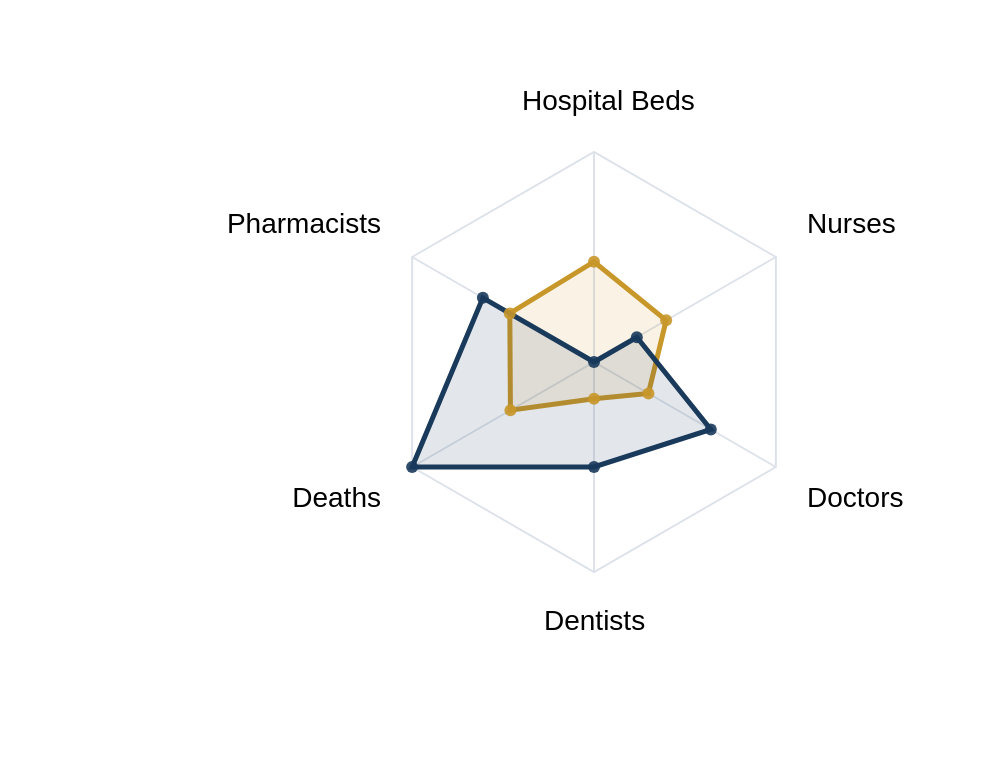

Vega-Lite specification stored for this chart:
### Vega specification from a JSON file in a GitHub repository (floating-point values rounded to 4 significant figures)
{"$schema": "https://vega.github.io/schema/vega/v5.json", "width": 500, "height": 385, "padding": {"top": 0, "left": 20, "right": 110, "bottom": 0}, "autosize": {"type": "fit", "contains": "padding"}, "signals": [{"name": "stateA", "value": "Sarawak"}, {"name": "stateB", "value": "Selangor"}], "data": [{"name": "raw", "values": [{"state": "Johor", "key": "Pharmacists", "value": 0.2963}, {"state": "Kedah", "key": "Pharmacists", "value": 0.4259}, {"state": "Kelantan", "key": "Pharmacists", "value": 0.3148}, {"state": "Melaka", "key": "Pharmacists", "value": 0.5556}, {"state": "Negeri Sembilan", "key": "Pharmacists", "value": 0.6481}, {"state": "Pahang", "key": "Pharmacists", "value": 0.463}, {"state": "Perak", "key": "Pharmacists", "value": 0.5741}, {"state": "Perlis", "key": "Pharmacists", "value": 0.7593}, {"state": "Pulau Pinang", "key": "Pharmacists", "value": 1.0}, {"state": "Sabah", "key": "Pharmacists", "value": 0.0}, {"state": "Sarawak", "key": "Pharmacists", "value": 0.463}, {"state": "Selangor", "key": "Pharmacists", "value": 0.6111}, {"state": "Terengganu", "key": "Pharmacists", "value": 0.4815}, {"state": "Johor", "key": "Hospital Beds", "value": 0.208}, {"state": "Kedah", "key": "Hospital Beds", "value": 0.166}, {"state": "Kelantan", "key": "Hospital Beds", "value": 0.4272}, {"state": "Melaka", "key": "Hospital Beds", "value": 0.2804}, {"state": "Negeri Sembilan", "key": "Hospital Beds", "value": 0.4446}, {"state": "Pahang", "key": "Hospital Beds", "value": 0.4547}, {"state": "Pulau Pinang", "key": "Hospital Beds", "value": 0.1195}, {"state": "Perak", "key": "Hospital Beds", "value": 1.0}, {"state": "Perlis", "key": "Hospital Beds", "value": 0.5376}, {"state": "Selangor", "key": "Hospital Beds", "value": 0.0}, {"state": "Terengganu", "key": "Hospital Beds", "value": 0.2929}, {"state": "Sabah", "key": "Hospital Beds", "value": 0.2494}, {"state": "Sarawak", "key": "Hospital Beds", "value": 0.4774}, {"state": "Johor", "key": "Nurses", "value": 0.09504}, {"state": "Kedah", "key": "Nurses", "value": 0.2149}, {"state": "Kelantan", "key": "Nurses", "value": 0.4215}, {"state": "Melaka", "key": "Nurses", "value": 0.686}, {"state": "Negeri Sembilan", "key": "Nurses", "value": 0.4628}, {"state": "Pahang", "key": "Nurses", "value": 0.5702}, {"state": "Perak", "key": "Nurses", "value": 0.4504}, {"state": "Perlis", "key": "Nurses", "value": 0.4959}, {"state": "Pulau Pinang", "key": "Nurses", "value": 1.0}, {"state": "Sabah", "key": "Nurses", "value": 0.0}, {"state": "Sarawak", "key": "Nurses", "value": 0.3967}, {"state": "Selangor", "key": "Nurses", "value": 0.2355}, {"state": "Terengganu", "key": "Nurses", "value": 0.4587}, {"state": "Johor", "key": "Doctors", "value": 0.2847}, {"state": "Kedah", "key": "Doctors", "value": 0.365}, {"state": "Kelantan", "key": "Doctors", "value": 0.8905}, {"state": "Melaka", "key": "Doctors", "value": 0.9124}, {"state": "Negeri Sembilan", "key": "Doctors", "value": 1.0}, {"state": "Pahang", "key": "Doctors", "value": 0.7226}, {"state": "Perak", "key": "Doctors", "value": 0.6204}, {"state": "Perlis", "key": "Doctors", "value": 0.9562}, {"state": "Pulau Pinang", "key": "Doctors", "value": 0.8321}, {"state": "Sabah", "key": "Doctors", "value": 0.0}, {"state": "Sarawak", "key": "Doctors", "value": 0.2993}, {"state": "Selangor", "key": "Doctors", "value": 0.6423}, {"state": "Terengganu", "key": "Doctors", "value": 0.7299}, {"state": "Johor", "key": "Dentists", "value": 0.3}, {"state": "Kedah", "key": "Dentists", "value": 0.325}, {"state": "Kelantan", "key": "Dentists", "value": 0.55}, {"state": "Melaka", "key": "Dentists", "value": 0.8}, {"state": "Negeri Sembilan", "key": "Dentists", "value": 0.75}, {"state": "Pahang", "key": "Dentists", "value": 0.75}, {"state": "Perak", "key": "Dentists", "value": 0.35}, {"state": "Perlis", "key": "Dentists", "value": 1.0}, {"state": "Pulau Pinang", "key": "Dentists", "value": 0.65}, {"state": "Sabah", "key": "Dentists", "value": 0.0}, {"state": "Sarawak", "key": "Dentists", "value": 0.175}, {"state": "Selangor", "key": "Dentists", "value": 0.5}, {"state": "Terengganu", "key": "Dentists", "value": 0.725}, {"state": "Johor", "key": "Deaths", "value": 0.5946}, {"state": "Kedah", "key": "Deaths", "value": 0.1622}, {"state": "Kelantan", "key": "Deaths", "value": 0.4865}, {"state": "Melaka", "key": "Deaths", "value": 0.5946}, {"state": "Negeri Sembilan", "key": "Deaths", "value": 0.4054}, {"state": "Pahang", "key": "Deaths", "value": 0.4865}, {"state": "Perak", "key": "Deaths", "value": 0.0}, {"state": "Perlis", "key": "Deaths", "value": 0.2162}, {"state": "Pulau Pinang", "key": "Deaths", "value": 0.3514}, {"state": "Sabah", "key": "Deaths", "value": 0.973}, {"state": "Sarawak", "key": "Deaths", "value": 0.4595}, {"state": "Selangor", "key": "Deaths", "value": 1.0}, {"state": "Terengganu", "key": "Deaths", "value": 0.4595}]}, {"name": "tableA", "source": "raw", "transform": [{"type": "filter", "expr": "datum.state === stateA"}, {"type": "formula", "as": "category", "expr": "0"}]}, {"name": "tableB", "source": "raw", "transform": [{"type": "filter", "expr": "datum.state === stateB"}, {"type": "formula", "as": "category", "expr": "1"}]}, {"name": "table", "source": ["tableA", "tableB"]}, {"name": "keys", "source": "table", "transform": [{"type": "aggregate", "groupby": ["key"]}]}], "scales": [{"name": "angular", "type": "point", "range": {"signal": "[-PI, PI]"}, "padding": 0.5, "domain": {"data": "table", "field": "key"}}, {"name": "radial", "type": "linear", "range": {"signal": "[0, 105]"}, "zero": true, "nice": false, "domain": [0, 1], "domainMin": 0}, {"name": "color", "type": "ordinal", "domain": [0, 1], "range": ["#c8972a", "#1a3a5c"]}], "encode": {"enter": {"x": {"signal": "width/2"}, "y": {"signal": "height/2 -80"}}}, "marks": [{"type": "group", "name": "chart-group", "zindex": 1, "from": {"facet": {"data": "table", "name": "facet", "groupby": ["category"]}}, "marks": [{"type": "line", "from": {"data": "facet"}, "encode": {"enter": {"interpolate": {"value": "linear-closed"}, "x": {"signal": "scale('radial', datum.value) * cos(scale('angular', datum.key))"}, "y": {"signal": "scale('radial', datum.value) * sin(scale('angular', datum.key))"}, "stroke": {"scale": "color", "field": "category"}, "strokeWidth": {"value": 2.5}, "fill": {"scale": "color", "field": "category"}, "fillOpacity": {"value": 0.12}}}}]}, {"type": "rule", "name": "radial-grid", "from": {"data": "keys"}, "zindex": 0, "encode": {"enter": {"x": {"value": 0}, "y": {"value": 0}, "x2": {"signal": "105 * cos(scale('angular', datum.key))"}, "y2": {"signal": "105 * sin(scale('angular', datum.key))"}, "stroke": {"value": "#dde2ea"}, "strokeWidth": {"value": 1}}}}, {"type": "line", "name": "outer-line", "from": {"data": "radial-grid"}, "encode": {"enter": {"interpolate": {"value": "linear-closed"}, "x": {"field": "x2"}, "y": {"field": "y2"}, "stroke": {"value": "#dde2ea"}, "strokeWidth": {"value": 1}}}}, {"type": "text", "name": "key-label", "from": {"data": "keys"}, "zindex": 1, "encode": {"enter": {"x": {"signal": "(datum.key === 'Hospital Beds' ? -36 : datum.key === 'Dentists' ? -25 : 0) + (105 + 18) * cos(scale('angular', datum.key))"}, "y": {"signal": "(105 + 18) * sin(scale('angular', datum.key))"}, "text": {"field": "key"}, "align": [{"test": "abs(scale('angular', datum.key)) > PI / 2", "value": "right"}, {"value": "left"}], "baseline": [{"test": "scale('angular', datum.key) > 0.3", "value": "top"}, {"test": "scale('angular', datum.key) < -0.3", "value": "bottom"}, {"value": "middle"}], "fill": {"value": "black"}, "fontSize": {"value": 14}, "fontWeight": {"value": "normal"}}}}, {"type": "symbol", "from": {"data": "table"}, "zindex": 2, "encode": {"enter": {"x": {"signal": "scale('radial', datum.value) * cos(scale('angular', datum.key))"}, "y": {"signal": "scale('radial', datum.value) * sin(scale('angular', datum.key))"}, "size": {"value": 36}, "fill": {"scale": "color", "field": "category"}, "opacity": {"value": 0.9}, "tooltip": {"signal": "{'State': datum.state, 'Metric': datum.key, 'Normalised score': format(datum.value, '.3f')}"}}}}]}
